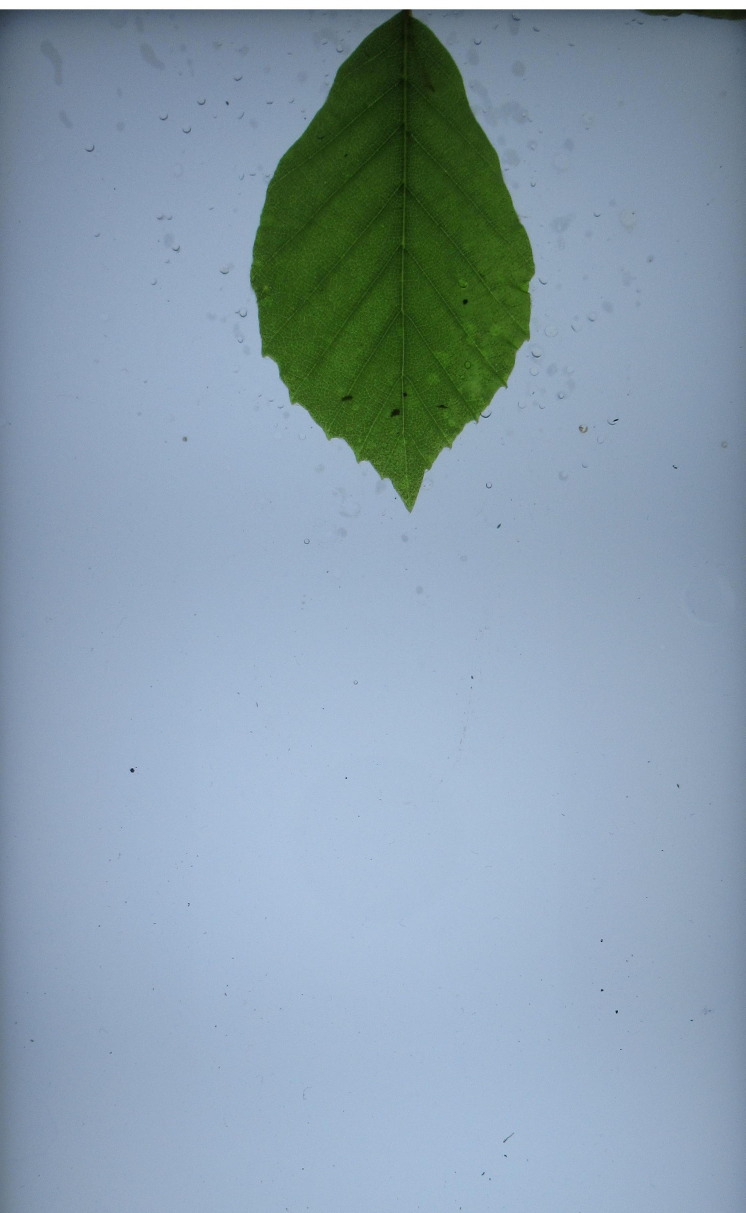
#> input picture cropped_images/IMG_4537.JPG, 2236 x 3638 px, found by its file name (shown at 1/3 size)
$ jupyter execute playground.ipynb
#> lines starting #> are read from the running program, lines starting #| are printed output that depends on the picture; after the words box and inside, x2 and y2 are one past the last pixel; in counts of white or black regions, pixels touching at a corner belong together
# Leaf Segmentation Pypeline Example
- Imports
- Crop images
- Identify contour
- Overlay images
- Crop the stem
- Identify damages
- Compute areas and ratios
- Define conversion rate
- Export results to excel file

Resource:
https://medium.com/@abhilash.sirigari/leaf-disease-classification-using-deep-learning-and-image-segmentation-a77214ef9dbf

# LOG
- number of clusters
- kernel size
- distance

# Imports

[cell 1]
import numpy as np
import matplotlib.pyplot as plt
import cv2

# Read Sample Image

[cell 2]
id = 4537

[cell 3]
img = cv2.imread(f'cropped_images/IMG_{id}.JPG')
#> img is the input picture: shape (3638, 2236, 3); mean B, G, R 173.8, 157.9, 137.2
img.shape
#> Out = (3638, 2236, 3)

[cell 4]
plt.imshow(img)
plt.show()

# Save Original Image and Create Processed

[cell 5]
original = img.copy()
processed = img.copy()

# Pick Best Color Sub-Channel

[cell 6]
# Image Channels
img_rgb = cv2.cvtColor(img, cv2.COLOR_BGR2RGB)
img_lab = cv2.cvtColor(img, cv2.COLOR_BGR2LAB)
#> img_lab: shape (3638, 2236, 3); mean of channels 0, 1, 2 162.8, 124.5, 117.8
img_hsv = cv2.cvtColor(img, cv2.COLOR_BGR2HSV)
#> img_hsv: shape (3638, 2236, 3); mean H, S, V 100.1, 71, 179.4

channels = {'RGB': ['R', 'G', 'B'], 'LAB': ['L', 'a', 'b'], 'HSV': ['H', 'S', 'V']}
images = {'RGB': img_rgb, 'LAB': img_lab, 'HSV': img_hsv}

[cell 7]
plt.figure(figsize=(8, 6), dpi=500)

fig, ax = plt.subplots(3, 3, figsize=(15, 15))

for i, color_space in enumerate(channels.keys()):
    for j in range(3):
        ax[i, j].imshow(images[color_space][:, :, j])
        ax[i, j].set_title(f'{color_space} - {channels[color_space][j]}')

plt.tight_layout()
plt.show()

[cell 8]
# Save the image best suited sub-channel for identifying the leaf
processed = img_hsv[:, :, 0]
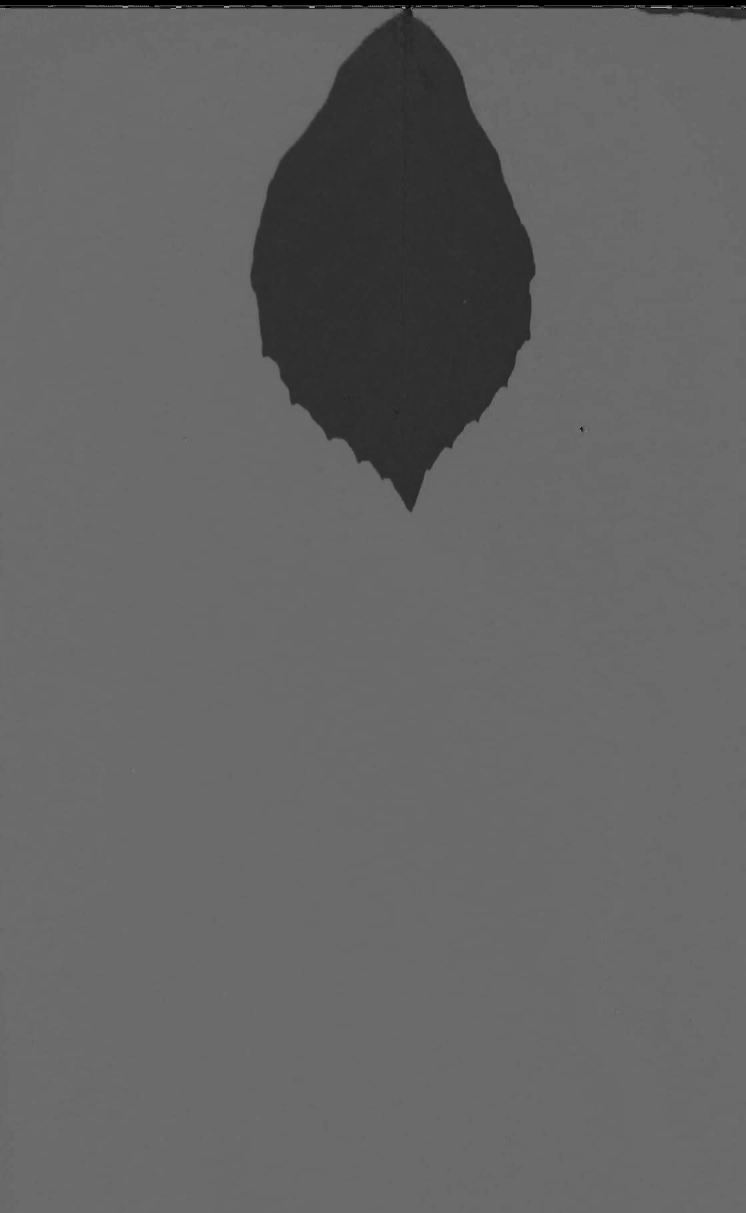
#> processed: shape (3638, 2236) (shown at 1/3 size); min 0, max 173, mean 100.1

[cell 9]
processed.shape
#> Out = (3638, 2236)

# Segment Image in Clusters

[cell 10]
def kmeans(image_channel, num_clusters):
#> called with num_clusters = 3
    pixel_values = np.float32(image_channel.flatten())
    criteria = (cv2.TERM_CRITERIA_EPS + cv2.TERM_CRITERIA_MAX_ITER, 100, 0.2)
    _, labels, centers = cv2.kmeans(pixel_values, num_clusters, None, criteria, 10, cv2.KMEANS_RANDOM_CENTERS)
#> centers = [1.07, 109, 47.9]
    centers = np.uint8(centers)
#> centers = [1, 109, 47]
    labels_reshaped = labels.reshape(image_channel.shape)
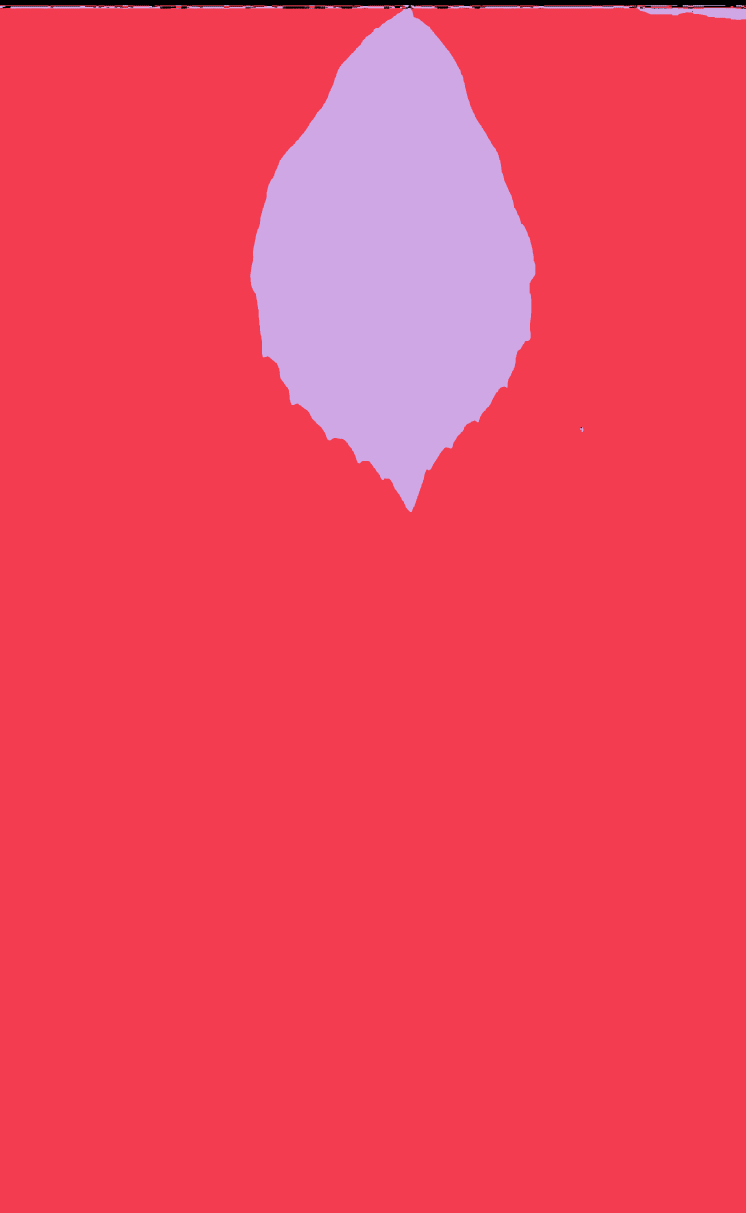
#> labels_reshaped: shape (3638, 2236) int32 (shown at 1/3 size); 3 distinct labels, from 0 to 2; one colour per label, 0 black
    masks = [cv2.inRange(labels_reshaped, cluster_id, cluster_id) for cluster_id in range(num_clusters)]
#> masks = 3 items

    return masks, labels_reshaped

[cell 11]
NUM_CLUSTERS = 3

masks, labels_img = kmeans(processed, NUM_CLUSTERS)
#> masks = 3 items

# Pick Leaf Segment

[cell 12]
masks = [None] * NUM_CLUSTERS
sizes = [0] * NUM_CLUSTERS

# Create masks for each cluster and calculate their sizes
for cluster_id in range(NUM_CLUSTERS):
    masks[cluster_id] = cv2.inRange(labels_img, cluster_id, cluster_id)
    sizes[cluster_id] = cv2.countNonZero(masks[cluster_id])
#> after the loop, sizes = [41384, 7262947, 830237]

# Sort clusters by size
cluster_ids_sorted = [cluster_id for _, cluster_id in sorted(zip(sizes, range(NUM_CLUSTERS)), reverse=True)]
#> cluster_ids_sorted = [1, 2, 0]

# Sort masks by size
masks = [masks[cluster_id] for cluster_id in cluster_ids_sorted]

[cell 13]
fig, ax = plt.subplots(1, NUM_CLUSTERS, figsize=(15, 5))

# Iterate over clusters
for i in range(NUM_CLUSTERS):
    ax[i].imshow(masks[i], cmap='gray')
    ax[i].set_title(f'Cluster {cluster_ids_sorted[i] + 1}')
    ax[i].axis('off')

plt.tight_layout()
plt.show()

[cell 14]
mask = masks[1]
#> mask: shape (3638, 2236); 10.2% white; 236 white regions (212 under 20 px), largest, box (x1, y1, x2, y2) and area: (750, 24, 1606, 1536) 814287, (1909, 18, 2236, 60) 6871, (1439, 18, 1904, 26) 2482

processed = cv2.bitwise_and(original, original, mask=mask)
#> processed: shape (3638, 2236, 3)

# Set the background pixels (0 in grayscale) to white (255 in each channel)
processed[mask == 0] = [0, 0, 0]

fig, ax = plt.subplots(1,2, dpi=500)

ax[0].imshow(original)
ax[1].imshow(processed)

plt.show()

# Extract Largest Component

[cell 15]
mask = np.uint8(mask)

ret, components = cv2.connectedComponents(mask, connectivity=8)
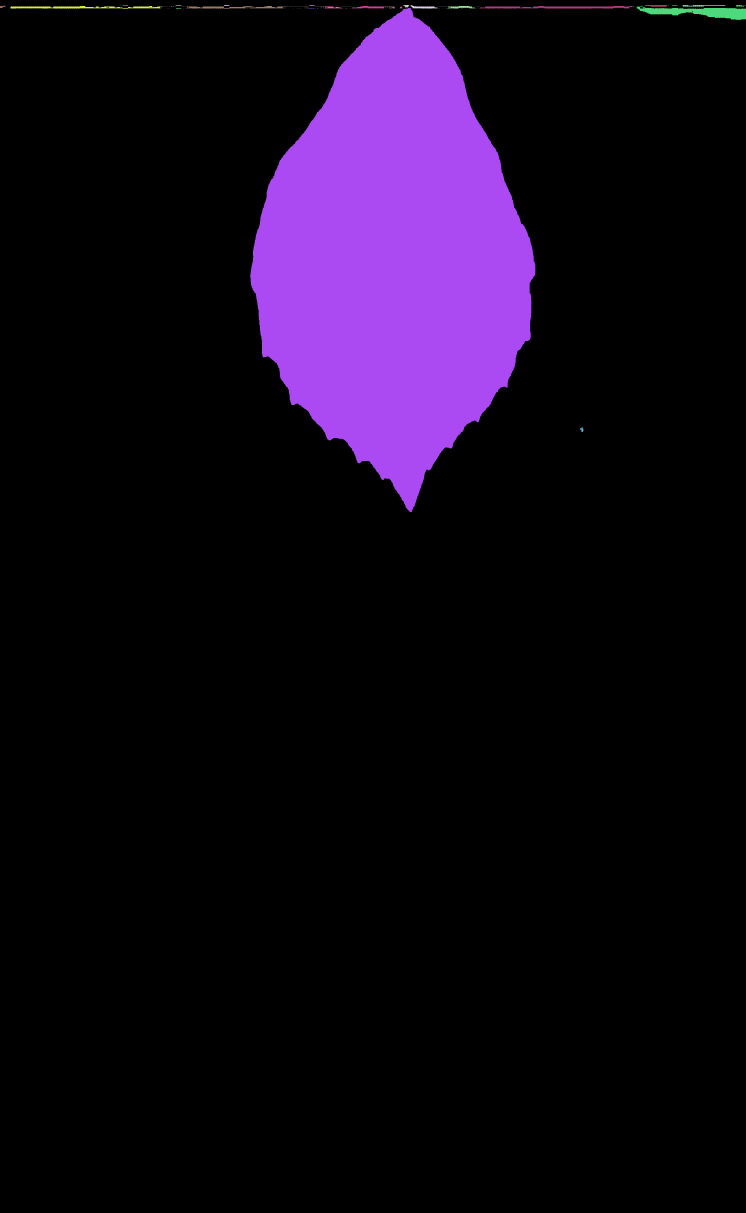
#> components: shape (3638, 2236) int32 (shown at 1/3 size); 237 distinct labels, from 0 to 236; one colour per label, 0 black
#> ret = 237

mask = np.uint8(components == np.argmax(np.bincount(components.flat)[1:]) + 1) * 255
#> mask: shape (3638, 2236); 10% white; 1 white region, box (x1, y1, x2, y2) and area: (750, 24, 1606, 1536) 814287

processed = cv2.bitwise_and(processed, processed, mask=mask)

processed[mask == 0] = [200, 100, 0]

plt.figure(dpi=500)
plt.imshow(processed)
plt.show()

# Cut Stem

[cell 16]
def bgr_to_gray(img):
    return cv2.cvtColor(img, cv2.COLOR_BGR2GRAY)

def gray_to_binary(img):
    gray_img = bgr_to_gray(img)
    _, binary_img = cv2.threshold(gray_img, 1, 255, cv2.THRESH_BINARY)
    return binary_img

def cut_stem(masked_img, stop_distance, kernel_size):
    binary_img = gray_to_binary(masked_img)  # changed this line
    start_row = None
    end_row = None

    for row in range(binary_img.shape[0]):
        current_row = binary_img[row, :]
        non_zero_indices = np.nonzero(current_row)[0]

        if non_zero_indices.size > 0:
            if start_row is None:
                start_row = row

            pixel_distance = np.max(non_zero_indices) - np.min(non_zero_indices)

            if pixel_distance > stop_distance:
                end_row = row
                break

    if (start_row is not None and end_row is not None and start_row < end_row) or start_row != 0:
        stem_region = masked_img[start_row:end_row, :]  # changed this line
        blurred_stem = median_blur(stem_region, kernel_size)
        return np.vstack((masked_img[:start_row, :], blurred_stem, masked_img[end_row:, :]))  # changed this line
    else:
        return masked_img

def median_blur(stem_region, kernel_size):
    return cv2.medianBlur(stem_region, kernel_size)

[cell 17]
# Set pixels in 'processed' that correspond to 0 in 'mask' to [0, 0, 0]
processed[mask == 0] = [0, 0, 0]

# Convert image to grayscale (easier to work with)
gray = cv2.cvtColor(processed, cv2.COLOR_BGR2GRAY)
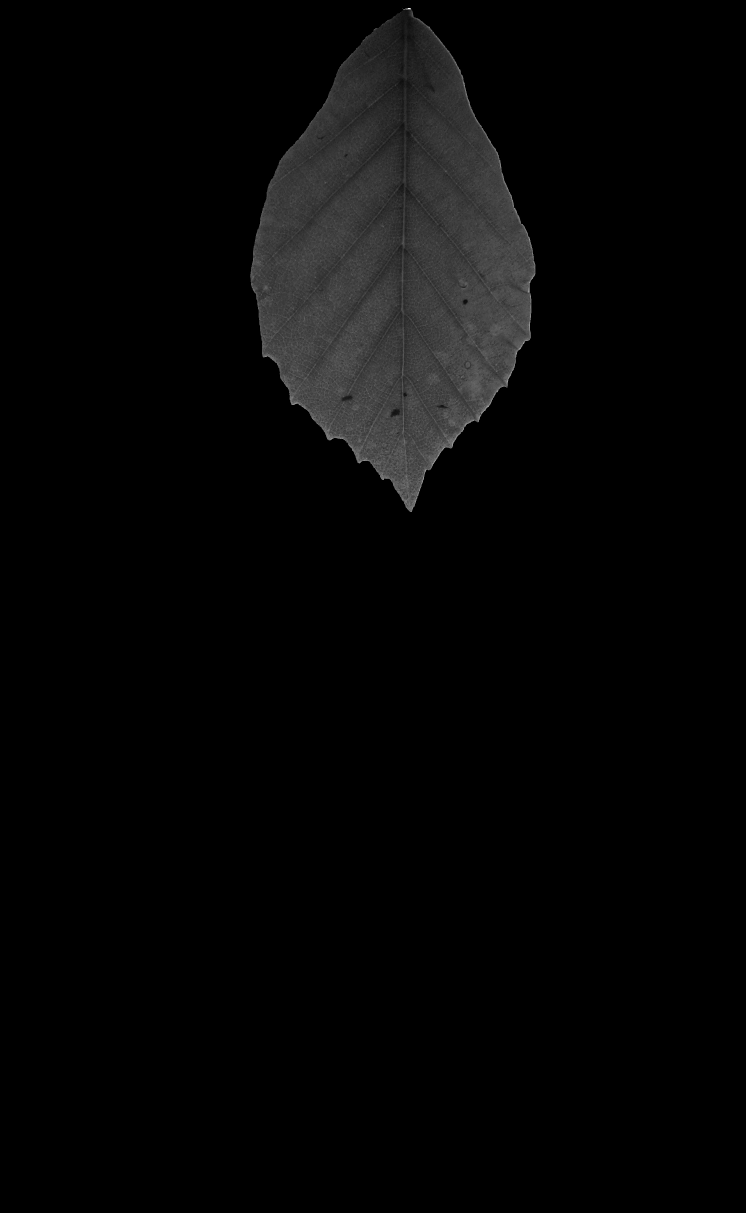
#> gray: shape (3638, 2236) (shown at 1/3 size); min 0, max 255, mean 6.2

# Apply a threshold to create a binary image
_, binary_img = cv2.threshold(gray, 1, 255, cv2.THRESH_BINARY)

# Initialize the starting and ending rows of the stem
start_row = None
end_row = None
stop_indices = None

# Define the stop distance
STOP_DISTANCE = 66
KERNEL_SIZE = 55

# Scan image from top to bottom
for row in range(binary_img.shape[0]):
    current_row = binary_img[row, :]
    non_zero_indices = np.nonzero(current_row)[0]

    if non_zero_indices.size > 0:
        # If this is the first row with non-zero elements, mark it as the start of the stem
        if start_row is None:
            start_row = row

        # Calculate the pixel distance between the two farthest non-zero pixels in the row
        pixel_distance = np.max(non_zero_indices) - np.min(non_zero_indices)

        # If the pixel distance exceeds the stop distance, mark this row as the end of the stem and break the loop
        if pixel_distance > STOP_DISTANCE:
            end_row = row
            stop_indices = [np.min(non_zero_indices), np.max(non_zero_indices)]
            break
#> this loop made 54 passes
#> (non_zero_indices, pixel_distance) on passes 25 to 26: ([1224, 1225, 1226, 1227, 1228, 1229, 1230], 6), ([1223, 1224, 1225, 1226, 1227, 1228, 1229, 1230, 1231], 8)
#> (pixel_distance, stop_indices) on pass 54: (70, [1177, 1247])
#> after the loop, start_row = 24

# Apply a median blur to the stem region only if start_row and end_row are not None
if (start_row is not None and end_row is not None and start_row < end_row) or start_row != 0:
    print(f"Start row: {start_row}, End row: {end_row}")  # Print out start and end rows
#| Start row: 24, End row: 53
    stem_region = gray[start_row:end_row, :]
    blurred_stem = cv2.medianBlur(stem_region, KERNEL_SIZE)

    # Reconstruct the image before and after blurring
    gray_before_blur = np.vstack((gray[:start_row, :], binary_img[start_row:end_row, :], gray[end_row:, :]))
    gray_after_blur = np.vstack((gray[:start_row, :], blurred_stem, gray[end_row:, :]))
else:
    print("Applying blur to the first 10 of the image")
    gray_after_blur = gray
    gray_after_blur = gray

# Convert the gray_after_blur to a binary mask
_, mask = cv2.threshold(gray_after_blur, 1, 255, cv2.THRESH_BINARY)
#> mask: shape (3638, 2236); 10% white; 1 white region, box (x1, y1, x2, y2) and area: (750, 30, 1606, 1536) 813958

# Apply the new mask to the original image
processed = cv2.bitwise_and(original, original, mask=mask)

[cell 18]
processed[mask == 0] = [200, 100, 0]

[cell 19]
fig, axs = plt.subplots(1, 2, figsize=(10, 10), dpi=500)

axs[0].imshow(gray_before_blur, cmap='gray')
axs[0].set_title('Image Before Smoothing')

axs[1].imshow(processed)
axs[1].set_title('Image After Smoothing')

plt.show()
#> figure, not shown here; B, G, R data is drawn as R, G, B
